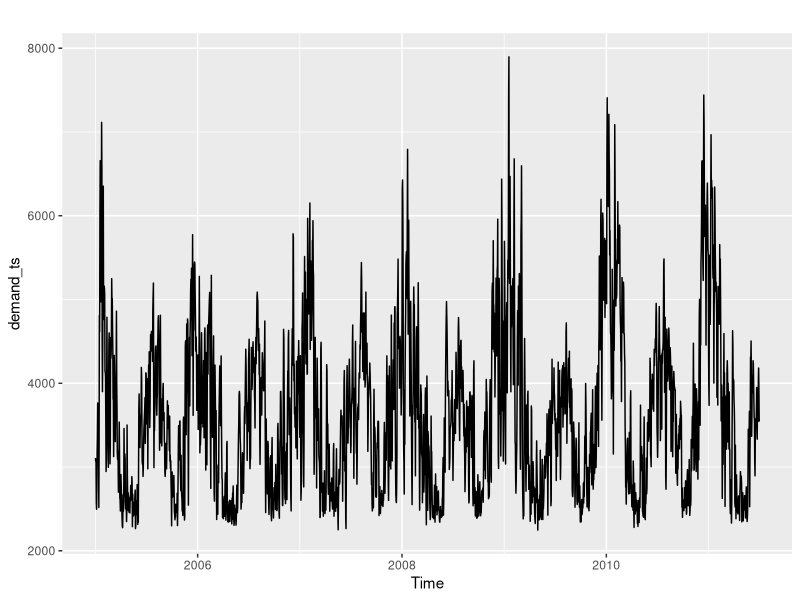
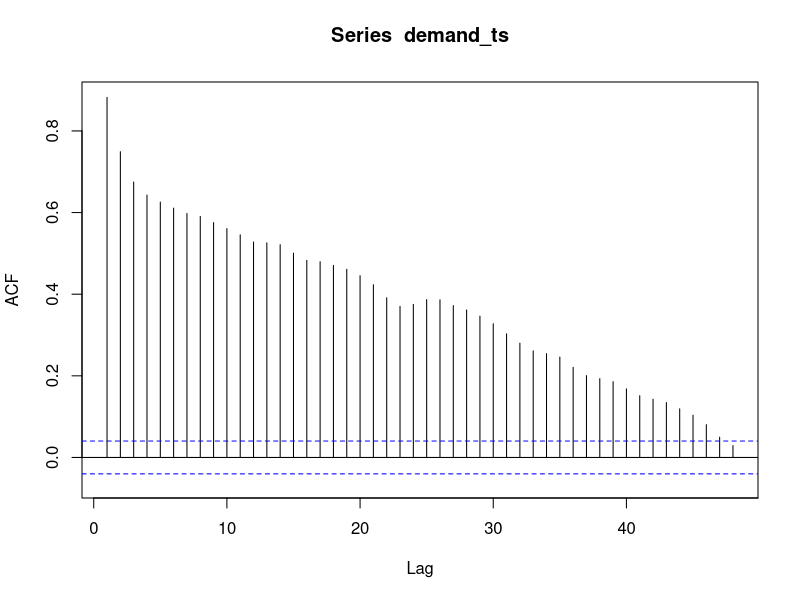
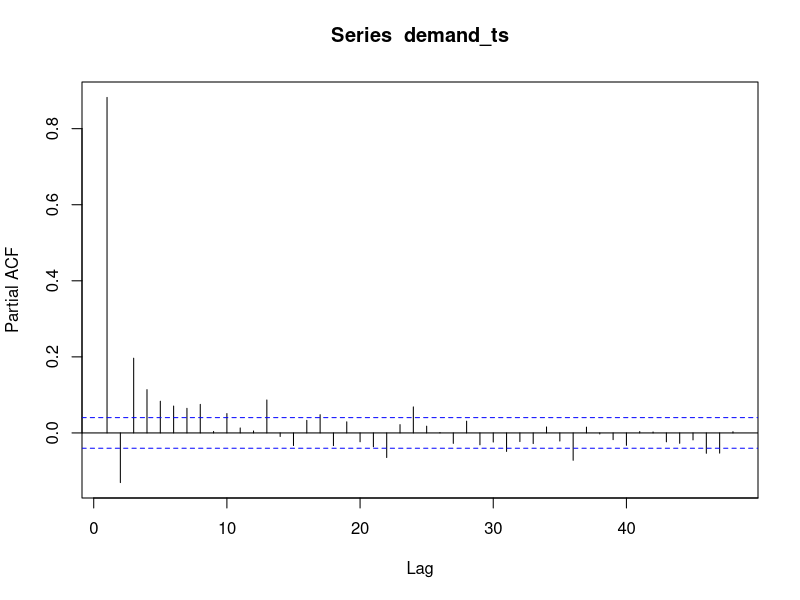
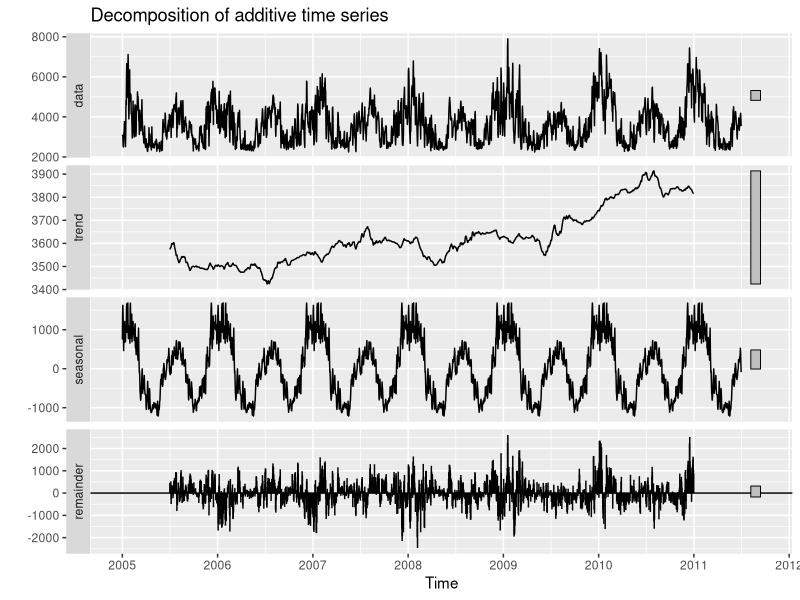
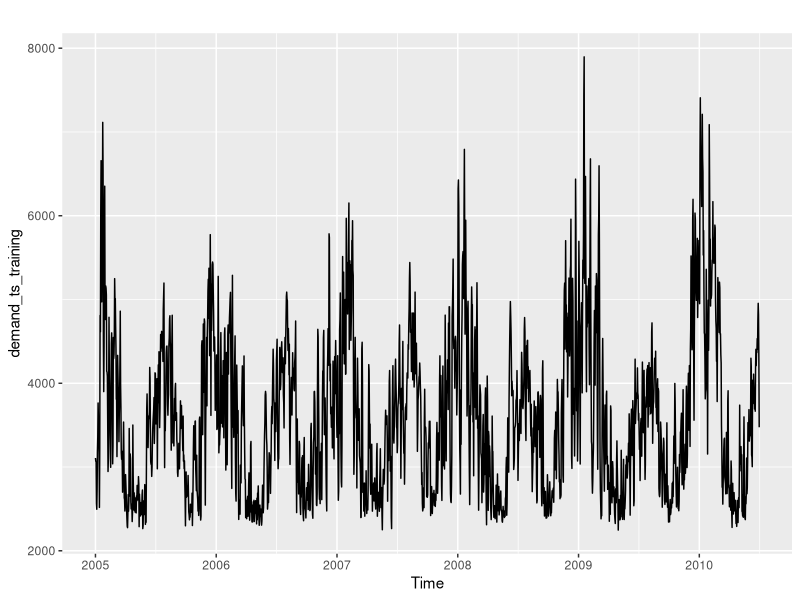
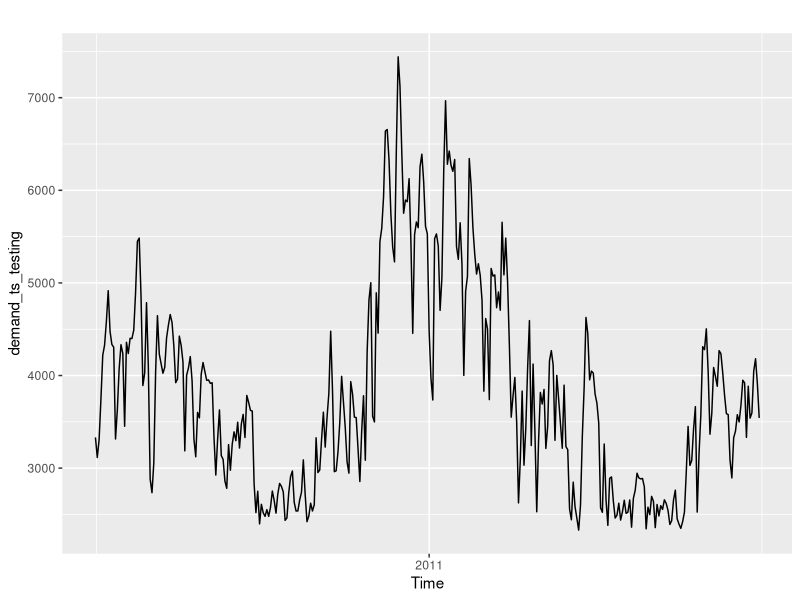
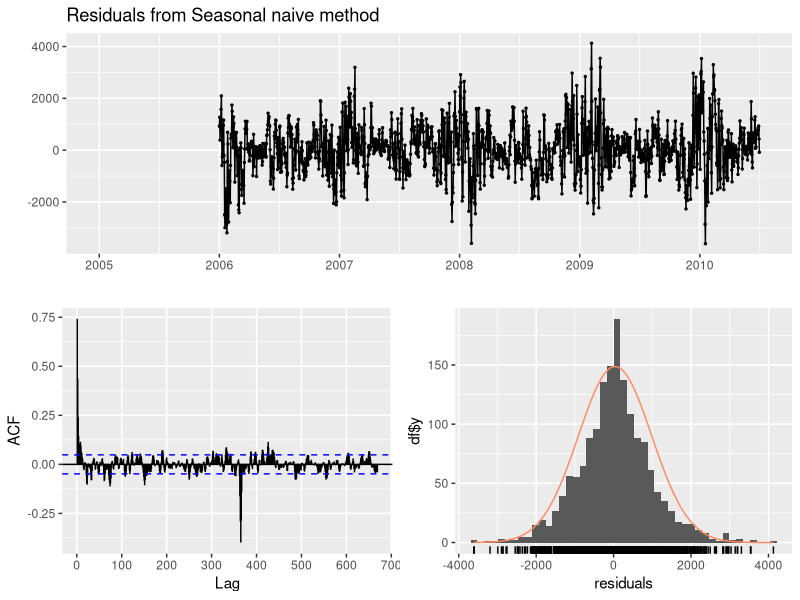
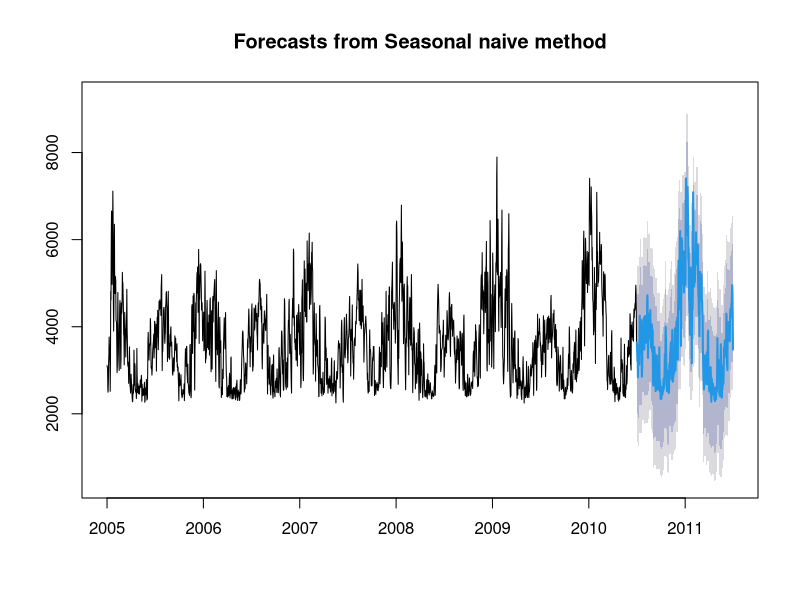

Write the R code that produced these figures, in order.
## ---- chunk 1
libraries <- c('forecast','here','tidyverse','zoo','Kendall','tseries','outliers','smooth', "openxlsx", "readxl", "stats")
lapply(libraries,require,character.only=T)
here()

demand <- read.csv(here("Data",'Processed','CleanDemand_v1.csv'))
demand <- select(.data = demand, !X)
demand <- mutate(.data=demand, date = ymd(date))

summary(demand)

## ---- chunk 2
demand_ts <- ts(data = demand[,2], start = c(2005,01,01), frequency = 365)
demand_ts <- na.interp(demand_ts,linear = T)
autoplot(demand_ts)
Acf(demand_ts, lag.max = 48)
Pacf(demand_ts, lag.max = 48)
## ---- chunk 3
decomp_demand_ts <- decompose(demand_ts, type = "additive")

autoplot(decomp_demand_ts)
## ---- chunk 4
# training data
TrainingWindow = 365
demand_ts_training <- subset(demand_ts,
                                   end = length(demand_ts)-TrainingWindow)

#create a subset for testing purpose
demand_ts_testing <- subset(demand_ts,
                                   start = length(demand_ts)-TrainingWindow+1)


autoplot(demand_ts_training)
autoplot(demand_ts_testing)
## ---- chunk 5
observed <- demand[(2372-TrainingWindow+1):(2372),"avg_load"]
SNAIVE_fore <- snaive(y=demand_ts_training, h=365)
checkresiduals(SNAIVE_fore)

SNAIVE_accuracy <- accuracy(SNAIVE_fore$mean, observed)
plot(SNAIVE_fore)
## ---- chunk 6
SNAIVE_fore_final <- snaive(demand_ts, h = 31)
checkresiduals(SNAIVE_fore_final)
julyforecast <- data.frame(SNAIVE_fore_final$mean)
